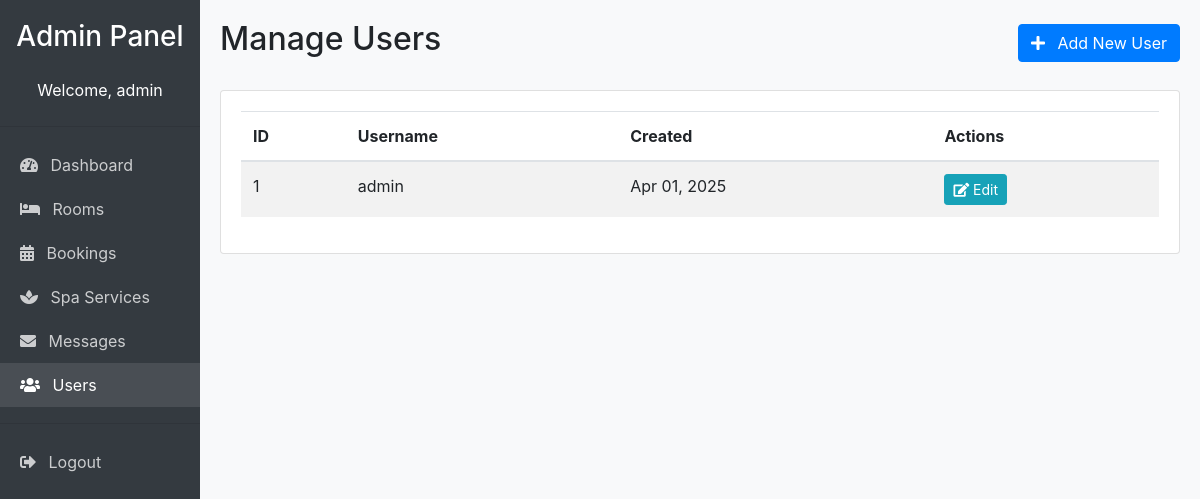
The page /admin/users.php (signed in) on the database its author committed.
### tables this page shows
CREATE TABLE
  users (
    id INT NOT NULL AUTO_INCREMENT,
    username VARCHAR(50) NOT NULL UNIQUE,
    password VARCHAR(255) NOT NULL,
    name VARCHAR(100),
    created_at TIMESTAMP DEFAULT CURRENT_TIMESTAMP,
    PRIMARY KEY (id)
  );

### admin/users.php (the view, shortened to what this page needs)
<?php
require_once '../includes/connect.php';
$users = [];
$sql = "SELECT * FROM users ORDER BY id";
$result = mysqli_query($conn, $sql);
if ($result && mysqli_num_rows($result) > 0) {
    while ($row = mysqli_fetch_assoc($result)) {
        $users[] = $row;
    }
}
?>
<!DOCTYPE html>
<html lang="en">
<head>
    <link rel="stylesheet" href="../css/bootstrap.min.css">
    <link rel="stylesheet" href="https://cdnjs.cloudflare.com/ajax/libs/font-awesome/5.15.3/css/all.min.css">
</head>
<body>
    <div class="container-fluid">
        <div class="row">
            <div class="col-md-2 sidebar">
                <h3 class="text-center mb-4">Admin Panel</h3>
                <div class="text-center mb-4">
                    Welcome, <?php echo htmlspecialchars($_SESSION['admin_username']); ?>
                </div>
                <hr>
                <a href="dashboard.php"><i class="fas fa-tachometer-alt mr-2"></i> Dashboard</a>
                <a href="rooms.php"><i class="fas fa-bed mr-2"></i> Rooms</a>
                <a href="bookings.php"><i class="fas fa-calendar-alt mr-2"></i> Bookings</a>
                <a href="spa.php"><i class="fas fa-spa mr-2"></i> Spa Services</a>
                <a href="messages.php"><i class="fas fa-envelope mr-2"></i> Messages</a>
                <a href="users.php" class="active"><i class="fas fa-users mr-2"></i> Users</a>
                <hr>
                <a href="logout.php"><i class="fas fa-sign-out-alt mr-2"></i> Logout</a>
            </div>
            <div class="col-md-10 content">
                <div class="d-flex justify-content-between align-items-center mb-4">
                    <h2>Manage Users</h2>
                    <a href="user_add.php" class="btn btn-primary"><i class="fas fa-plus mr-2"></i> Add New User</a>
                </div>
                <div class="card">
                    <div class="card-body">
                        <div class="table-responsive">
                            <table class="table table-striped">
                                <thead>
                                    <tr>
                                        <th>ID</th>
                                        <th>Username</th>
                                        <th>Created</th>
                                        <th>Actions</th>
                                    </tr>
                                </thead>
                                <tbody>
                                    <?php if (empty($users)): ?>
                                        <tr>
                                            <td colspan="7" class="text-center">No users found</td>
                                        </tr>
                                    <?php else: ?>
                                        <?php foreach ($users as $user): ?>
                                            <tr>
                                                <td><?php echo $user['id']; ?></td>
                                                <td><?php echo htmlspecialchars($user['username']); ?></td>
                                                <td><?php echo date('M d, Y', strtotime($user['created_at'])); ?></td>
                                                <td>
                                                    <a href="user_edit.php?id=<?php echo $user['id']; ?>" class="btn btn-sm btn-info">
                                                        <i class="fas fa-edit"></i> Edit
                                                    </a>
                                                </td>
                                            </tr>
                                        <?php endforeach; ?>
                                    <?php endif; ?>
                                </tbody>
                            </table>
                        </div>
                    </div>
                </div>
            </div>
        </div>
    </div>
</body>
</html>

### admin/users.php (style rules this page uses)
body { background-color: #f8f9fa; }
.sidebar { background-color: #343a40; color: white; min-height: 100vh; padding: 20px 0; }
.sidebar a { color: rgba(255, 255, 255, .75); padding: 10px 20px; display: block; }
.sidebar .active { color: white; background-color: rgba(255, 255, 255, .1); }
.content { padding: 20px; }

### rows shown on the page
users: id "1", username "admin", created_at "Apr 01, 2025"

### other values the page prints
$_SESSION['admin_username'] "admin"
